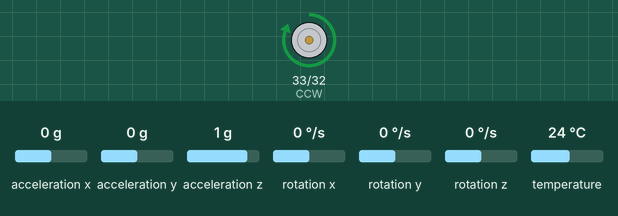
This sketch was run on a simulated ESP32. Parts: motor-driver pin pairs drawn as motors (green arrow = first pin HIGH = forward, orange = second pin HIGH = backward, longer = more drive, scaled by the enable pin). The inputs (shaded band) are chosen by the test bench; at power-on: acceleration x 0 g, acceleration y 0 g, acceleration z 1 g, rotation x 0 °/s, rotation y 0 °/s, rotation z 0 °/s, temperature 24 °C.

Above: at 0.9 s.
1.0 s: acceleration x set to -0.3 g
At 1.6 s:
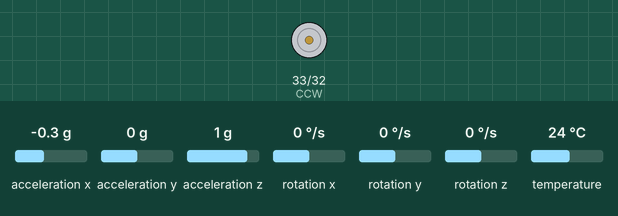
2.5 s: acceleration x set to 0.1 g
At 2.8 s:
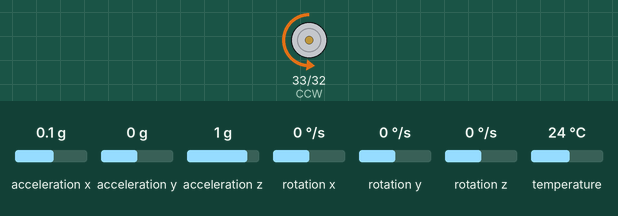
4.0 s: acceleration y set to -0.8 g
At 5.2 s:
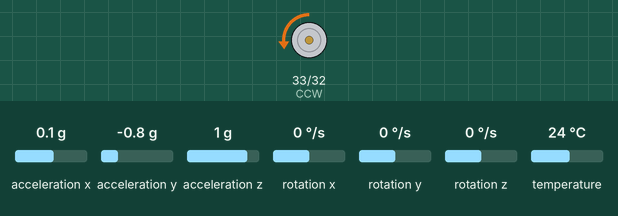
5.5 s: acceleration z set to -0.8 g
At 6.3 s:
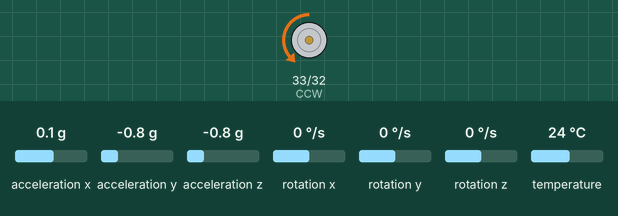
7.0 s: acceleration y set to 0 g
At 7.5 s:
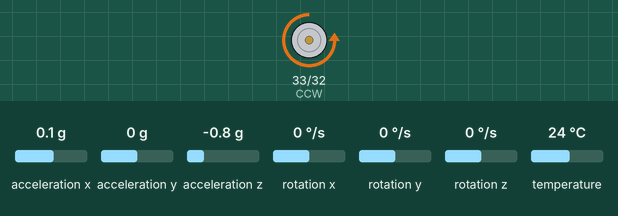
8.5 s: acceleration z set to -0.4 g
10.0 s: acceleration z set to -0.1 g
At 10.8 s:
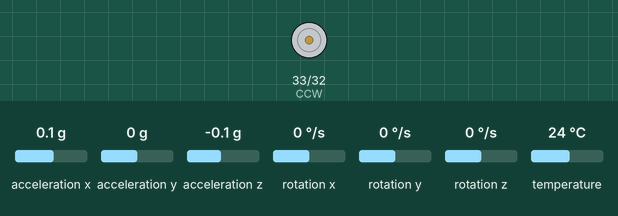
Timing chart, 0 to 12.5 s (numbered marks = the images above; inputs shaded):
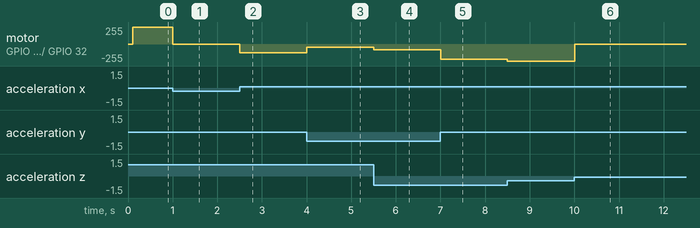

Measured:
- the behaviour switches between -0.1 and -0.2 g on acceleration x (found by bisection; images 0 and 1)
- after the input at 1.0 s, motor on GPIO 33 (CCW) / GPIO 32 (CW): forward 255/255 → stopped at once
- after the input at 2.5 s, motor on GPIO 33 (CCW) / GPIO 32 (CW): stopped → backward 133/255 at once
- after the input at 4.0 s, motor on GPIO 33 (CCW) / GPIO 32 (CW): backward 133/255 → backward 46/255 at once
- after the input at 5.5 s, motor on GPIO 33 (CCW) / GPIO 32 (CW): backward 46/255 → backward 87/255 at once
- after the input at 7.0 s, motor on GPIO 33 (CCW) / GPIO 32 (CW): backward 87/255 → backward 232/255 at once
- after the input at 8.5 s, motor on GPIO 33 (CCW) / GPIO 32 (CW): backward 232/255 → backward 255/255 at once
- after the input at 10.0 s, motor on GPIO 33 (CCW) / GPIO 32 (CW): backward 255/255 → stopped at once

The sketch:

main.ino
```cpp
/*
motorController.ino
ME134 HW #3
Jacob Choi 10/19/2023
*/

#include <Adafruit_MPU6050.h>
#include <Adafruit_Sensor.h>
#include <Wire.h>

Adafruit_MPU6050 mpu;

/* GPIO */
#define PWM 35 //27
#define CW 32 //26
#define CCW 33 //25

//#define ENCODER_1 33
//#define ENCODER_2 32

/* PWM */
#define MAX_DUTY 225
#define MIN_DUTY 0

/* PID */
float kp = 70;
float kd = 5000; // 5000
float ki = 0;
float deltaTime = 5000;

int targetAngle = 0;
float e_integral = 0;
float e_derivative;
float u;
int PID_signal;

const float ANGLE_THRESHOLD = 15.00; // operating range (degrees)
long currTime, prevTime = 0;
float currError, prevError;

/* Encoder */
//int encoder_1;
//int encoder_2;
//volatile int encoderCounter = 0; // encoder value

/* MPU6050 IMU */
float currAngle;
const float MPU6050_OFFSET = 3.8;

void setup() {
  Serial.begin(115200);

  if (!mpu.begin()) {
    Serial.println("Failed to find MPU6050 chip");
    while (true) {
      delay(10);
    }
  }
  mpu.setAccelerometerRange(MPU6050_RANGE_2_G);
  mpu.setGyroRange(MPU6050_RANGE_500_DEG);
  mpu.setFilterBandwidth(MPU6050_BAND_21_HZ);
  delay(100);

  pinMode(PWM, OUTPUT);
  pinMode(CW, OUTPUT);
  pinMode(CCW, OUTPUT);
  //pinMode(ENCODER_1, INPUT);
  //pinMode(ENCODER_2, INPUT);

  reactionWheel();
}

void loop() { }

void reactionWheel() {
  while (true) {
    currTime = micros();

    if (currTime - prevTime > deltaTime) { // PID loop frequency: 200Hz
      readSensor();
      if (abs(currAngle) < ANGLE_THRESHOLD) { // start PID loop
          // Proportional
          currError = targetAngle - currAngle;

          // Integral
          //e_integral = e_integral + currError*deltaTime;
          //e_integral = constrain(e_integral, -127, 127); // accounting for integral windup

          //if (currError < 0) { targetAngle -= 0.0001; } // dithering
          //else { targetAngle += 0.0001; }

          // Derivative
          e_derivative = (currError - prevError)/deltaTime;
          prevError = currError;

          // Control signal
          u = kp * currError + kd * e_derivative + ki * e_integral;
          PID_signal = constrain(u, -255, 255);

          if (PID_signal > 0) { // turn motor CCW
            motorController(true, abs(PID_signal));
            //Serial.println("TURNING CW: ");
            //Serial.println(PID_signal);
          }

          else if (PID_signal < 0) { // turn motor CW
            motorController(false, abs(PID_signal));
            //Serial.println("TURNING CCW: ");
            //Serial.println(PID_signal);
          }
      }
      else { analogWrite(PWM, MIN_DUTY); } // turn off motor if outside range
      prevTime = currTime;
    }
  }
}

void motorController(bool cw, int PID_signal) {
  if (cw) { // CW rotation
    digitalWrite(CW, HIGH);
    digitalWrite(CCW, LOW);
    //delay(pause_ms);
  }

  else if (!cw) { // CCW rotation
    digitalWrite(CCW, HIGH);
    digitalWrite(CW, LOW);
    //delay(pause_ms);
  }
  analogWrite(PWM, PID_signal);
}

void readSensor() {
    sensors_event_t a, g, temp;
    mpu.getEvent(&a, &g, &temp);
    currAngle = MPU6050_OFFSET + atan2(-a.acceleration.x , sqrt(a.acceleration.y * a.acceleration.y + a.acceleration.z * a.acceleration.z)) * 180.0 / PI;
}
```
